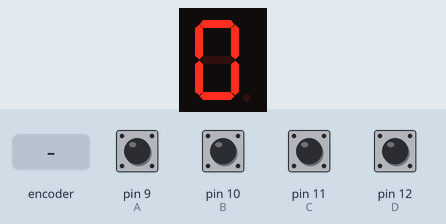
Recording of a sketch running on a simulated Arduino Uno, built with avr-gcc and run on an emulated ATmega328P. Shown: 1-digit seven-segment display. Wiring (inferred from the names in the program): 1-digit 7-segment display, segments lit when HIGH: segments pin 2, pin 3, pin 4, pin 5, pin 6, pin 7, pin 8. The inputs (shaded band) are chosen by the test bench; at power-on: pin 9 (A), pin 10 (B), pin 11 (C), pin 12 (D) HIGH. The segment pins are drawn as the display they are named for.

Above: at 1.2 s.
1.3 s: rotary encoder on pin 9 (A) / pin 10 (B) turned 3 steps (first pin leading)
3.4 s: pin 11 (C) pulled LOW for 0.15 s
At 3.48 s:
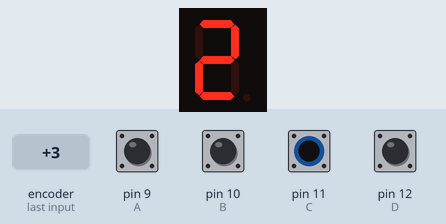
5.0 s: pin 12 (D) pulled LOW for 0.15 s
At 5.08 s:
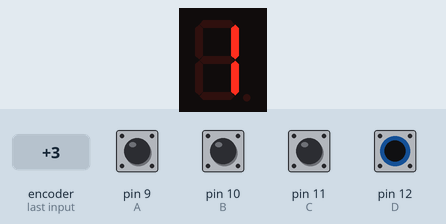
6.6 s: rotary encoder on pin 9 (A) / pin 10 (B) turned 2 steps (second pin leading)
Timing chart, 0 to 9.5 s (numbered marks = the images above; inputs shaded):
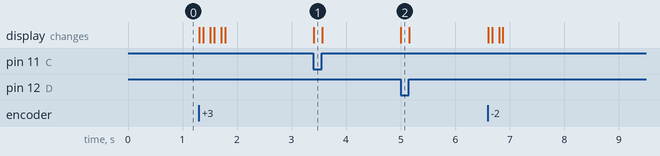

The sketch:

seven_segment_with_BCD_input.ino
```cpp
//declaring output for the seven segment display
const int a = 2;
const int b = 3;
const int c = 4;
const int d = 5;
const int e = 6;
const int f = 7;
const int g = 8;

//declaring input for the switches
 int A = 9;
 int B = 10;
 int C = 11;
 int D = 12;

void setup() {
//setting pins for output
pinMode(a, OUTPUT);
pinMode(b, OUTPUT);
pinMode(c, OUTPUT);
pinMode(d, OUTPUT);
pinMode(e, OUTPUT);
pinMode(f, OUTPUT);
pinMode(g, OUTPUT);
//setting pins for input and removing float value
pinMode(A, INPUT_PULLUP);
pinMode(B, INPUT_PULLUP);
pinMode(C, INPUT_PULLUP);
pinMode(D, INPUT_PULLUP);
}

void loop() {
//storing value from switch
int Astate = digitalRead(A);
int Bstate = digitalRead(B);
int Cstate = digitalRead(C);
int Dstate = digitalRead(D);

//HIGH = not pressed
//LOW = pressed

//0001 ; This is will display 1
if (Astate == HIGH && Bstate == HIGH && Cstate == HIGH && Dstate == LOW) {
   digitalWrite(a, LOW);
   digitalWrite(b, HIGH);
   digitalWrite(c, HIGH);
   digitalWrite(d, LOW);
   digitalWrite(e, LOW);
   digitalWrite(f, LOW);
   digitalWrite(g, LOW);
}
//0010 ; This is will display 2
  else if (Astate == HIGH && Bstate == HIGH && Cstate == LOW && Dstate == HIGH){
    digitalWrite(a, HIGH);
    digitalWrite(b, HIGH);
    digitalWrite(c, LOW);
    digitalWrite(d, HIGH);
    digitalWrite(e, HIGH);
    digitalWrite(f, LOW);
    digitalWrite(g, HIGH);

  }
//0011 ; This is will display 3
else  if (Astate == HIGH && Bstate == HIGH && Cstate == LOW && Dstate == LOW) {
   digitalWrite(a, HIGH);
   digitalWrite(b, HIGH);
   digitalWrite(c, HIGH);
   digitalWrite(d, HIGH);
   digitalWrite(e, LOW);
   digitalWrite(f, LOW);
   digitalWrite(g, HIGH);
  }
//0100 ; This is will display 4
  else if (Astate == HIGH && Bstate == LOW && Cstate == HIGH && Dstate == HIGH){
    digitalWrite(a, LOW);
    digitalWrite(b, HIGH);
    digitalWrite(c, HIGH);
    digitalWrite(d, LOW);
    digitalWrite(e, LOW);
    digitalWrite(f, HIGH);
    digitalWrite(g, HIGH);
  }
//0101 ; This is will display 5
else if (Astate == HIGH && Bstate == LOW && Cstate == HIGH && Dstate == LOW) {
   digitalWrite(a, HIGH);
   digitalWrite(b, LOW);
   digitalWrite(c, HIGH);
   digitalWrite(d, HIGH);
   digitalWrite(e, LOW);
   digitalWrite(f, HIGH);
   digitalWrite(g, HIGH);
}
//0110 ; This is will display 6
  else if (Astate == HIGH && Bstate == LOW && Cstate == LOW && Dstate == HIGH){
    digitalWrite(a, HIGH);
    digitalWrite(b, LOW);
    digitalWrite(c, HIGH);
    digitalWrite(d, HIGH);
    digitalWrite(e, HIGH);
    digitalWrite(f, HIGH);
    digitalWrite(g, HIGH);
  }
//0111 ; This is will display 7
else  if (Astate == HIGH && Bstate == LOW && Cstate == LOW && Dstate == LOW) {
   digitalWrite(a, HIGH);
   digitalWrite(b, HIGH);
   digitalWrite(c, HIGH);
   digitalWrite(d, LOW);
   digitalWrite(e, LOW);
   digitalWrite(f, LOW);
   digitalWrite(g, LOW);
  }
//1000 ; This is will display 8
else if (Astate == LOW && Bstate == HIGH && Cstate == HIGH && Dstate == HIGH) {
    digitalWrite(a, HIGH);
    digitalWrite(b, HIGH);
    digitalWrite(c, HIGH);
    digitalWrite(d, HIGH);
    digitalWrite(e, HIGH);
    digitalWrite(f, HIGH);
    digitalWrite(g, HIGH);
}
//1001 ; This is will display 9
  else if (Astate == LOW && Bstate == HIGH && Cstate == HIGH && Dstate == LOW){
    digitalWrite(a, HIGH);
    digitalWrite(b, HIGH);
    digitalWrite(c, HIGH);
    digitalWrite(d, HIGH);
    digitalWrite(e, LOW);
    digitalWrite(f, HIGH);
    digitalWrite(g, HIGH);
  }

//0000 ; This is will display 0
else if(Astate == HIGH && Bstate == HIGH && Cstate == HIGH && Dstate == HIGH){
   digitalWrite(a, HIGH);
   digitalWrite(b, HIGH);
   digitalWrite(c, HIGH);
   digitalWrite(d, HIGH);
   digitalWrite(e, HIGH);
   digitalWrite(f, HIGH);
   digitalWrite(g, LOW);
  }
 delay(10); //wait for 10 millisecond
  }
```

Measured:
- after the input at 3.4 s, the display: changes at once (image 1)
- after the input at 5.0 s, the display: changes at once (image 2)
